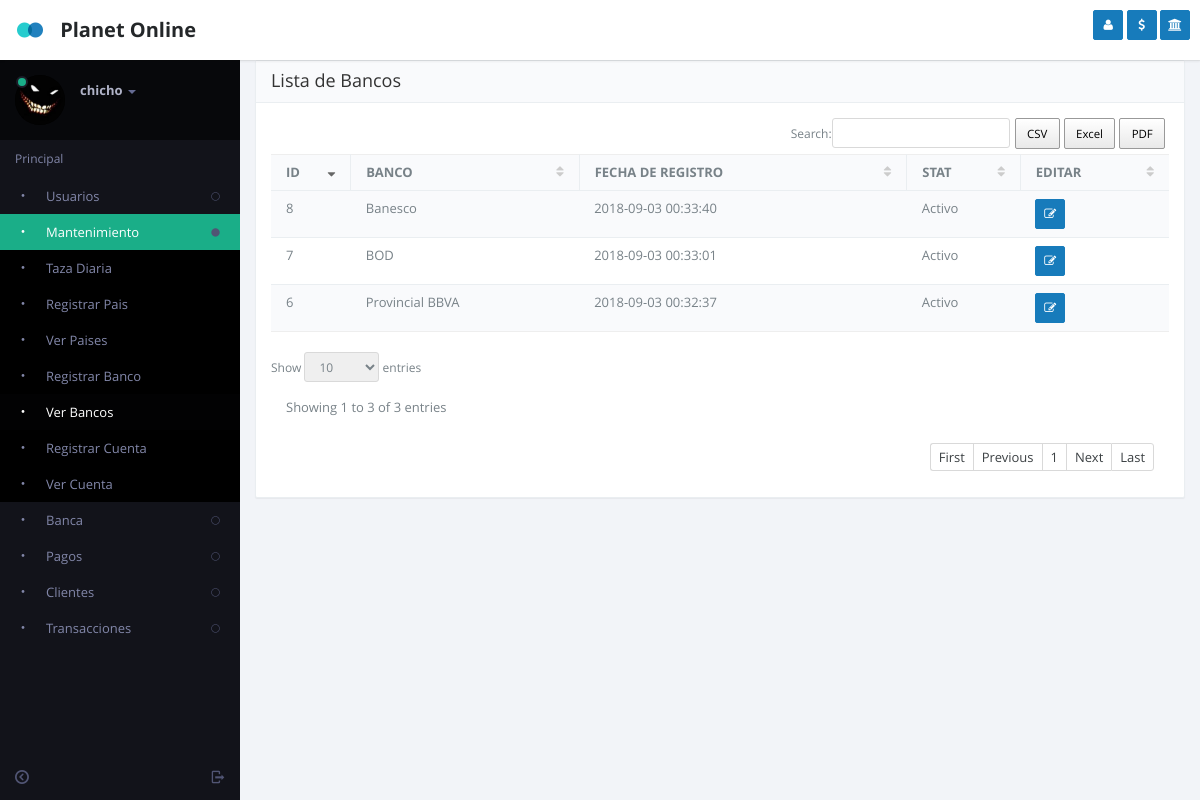
Before: /view_bank.php (signed in) with the older database file.
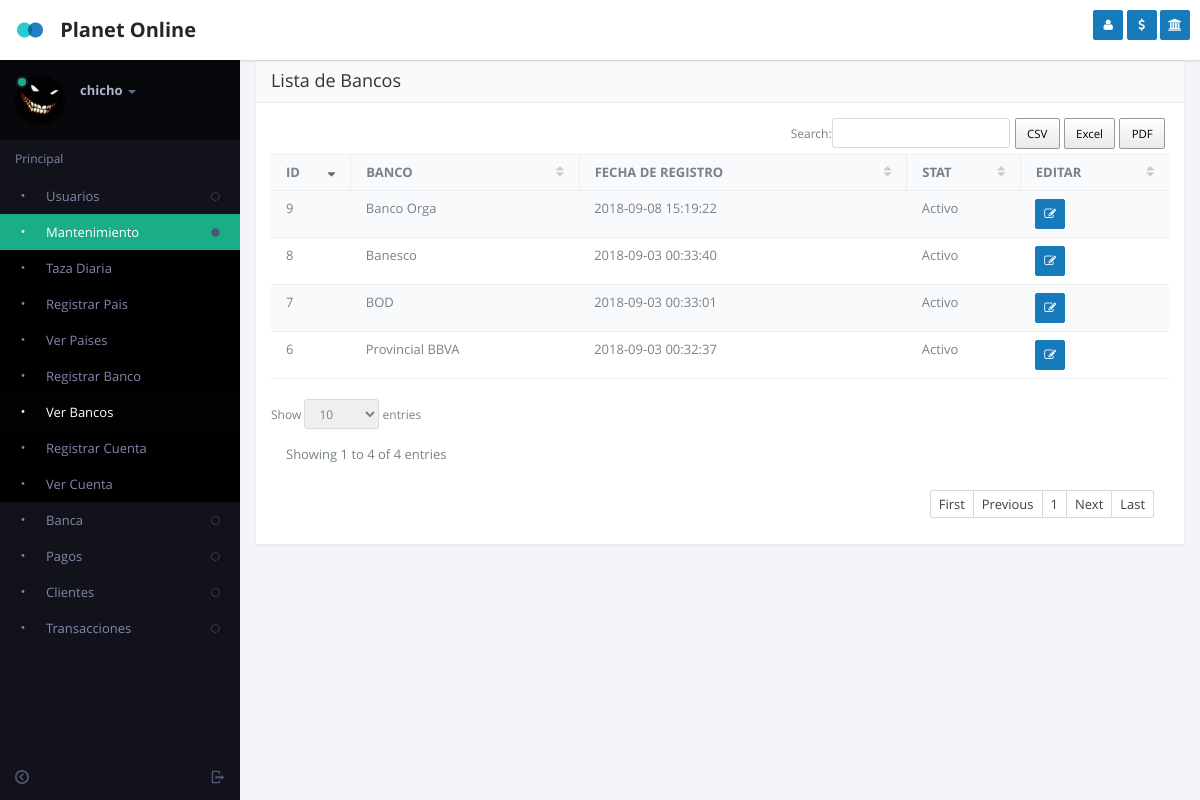
After: the same page with the newer database file.
### tables this page shows
CREATE TABLE `bank` (
  `id` int(11) NOT NULL,
  `name` varchar(50) NOT NULL,
  `stat` int(11) NOT NULL,
  `id_user_reg` int(11) NOT NULL,
  `data_time` datetime NOT NULL
);

### include/defs.php (called while the page is built, shortened)
<?php
	function MySQLQuery($query)
	{
		$success= mysql_db_query($GLOBALS["DB_DBName"], $query);
		return $success;
	}
	function GetRecords($sql)
	{
		$check=MySQLQuery($sql);
		$return=array();
		$i=0;
		while ($row = mysql_fetch_array($check))
		 {
			$return[$i]=$row;
			$i++;
		}
		return $return;
	}
?>

### view_bank.php (the view, shortened to what this page needs)
<?php
    include("include/defs.php");
    include("header.php");
      $where = "where (1=1) ";
      $arrUser = GetRecords("SELECT *
                             from bank
                             $where
                             order by id");
?>
	<section id="content">
          <section class="vbox">
            <section class="scrollable padder">
              <section class="panel panel-default">
                <header class="panel-heading">
                          <span class="h4">Lista de Bancos</span>
                </header>
                <div class="panel-body">
                    <div class="table-responsive">
                        <table class="table table-striped b-t b-light" data-ride="datatables">
                          <thead>
                            <tr>
                              <th>ID</th>
                              <th>BANCO</th>
                              <th>FECHA DE REGISTRO</th>
                              <th>STAT</th>
                              <th>EDITAR</th>
                            </tr>
                          </thead>
                          <tbody>
                          <?PHP
                            foreach ($arrUser as $key => $value) {
                              $status = ($value['stat'] == 1) ? 'Activo' : 'Inactivo';
                            ?>
                          <tr>
                              <td class="tbdata"> <?php echo $value['id']?> </td>
                              <td class="tbdata"> <?php echo $value['name']?> </td>
                              <td class="tbdata"> <?php echo $value['data_time']?> </td>
                              <td class="tbdata"> <?php echo $status?> </td>
                              <td>
                                <a href="modal_edit_bank.php?id=<?php echo $value['id']?>" title="Editar Banco" data-toggle="ajaxModal" class="btn btn-sm btn-icon btn-primary"><i class="fa fa-edit (alias)"></i></a>
                              </td>
                          </tr>
                          <?php
                          }
                          ?>
                          </tbody>
                        </table>
                    </div>
                </div>
              </section>
            </section>
        </section>
    </section>
<?php
	include("footer.php");
?>

Changed rows visible on the page:
added bank: id "9", name "Banco Orga", data_time "2018-09-08 15:19:22", stat "Activo"
Other visible differences:
text written by a page script: "CSV Excel PDF Search: Show entries Showing 1 to 3 of 3 entries First Previous 1 Next Last" → "CSV Excel PDF Search: Show entries Showing 1 to 4 of 4 entries First Previous 1 Next Last"
